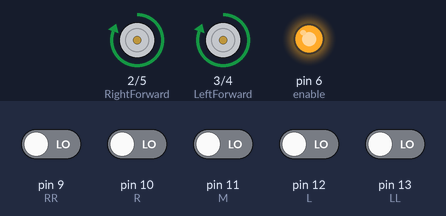
A sketch run on a simulated Arduino Uno, built with avr-gcc and run on an emulated ATmega328P. Parts: motor-driver pin pairs drawn as motors (green arrow = first pin HIGH = forward, orange = second pin HIGH = backward, longer = more drive), output pins drawn as LEDs (lit = HIGH). The inputs (shaded band) are chosen by the test bench; at power-on: pin 9 (RR), pin 10 (R), pin 11 (M), pin 12 (L), pin 13 (LL) LOW.

Above: at 0.1 s.
At 4.05 s:
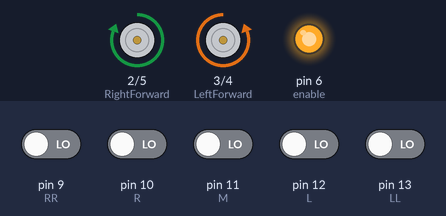
At 5.75 s:
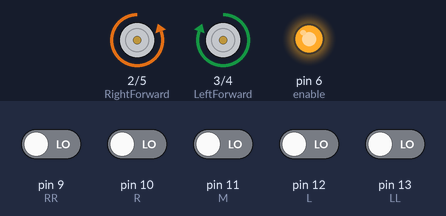
At 8.3 s:
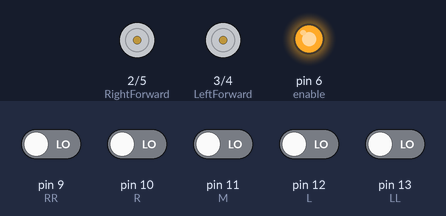
Timing chart, 0 to 9.8 s (numbered marks = the images above):
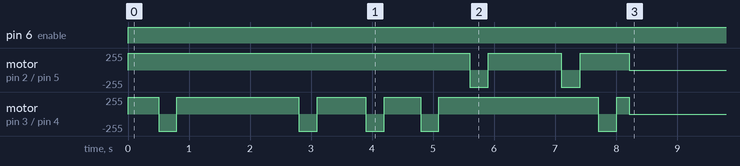

Measured:
- by itself, pin 6 (enable): LOW → HIGH at 0.00 s
- by itself, motor on pin 2 (RightForward) / pin 5 (RightBackward): stopped → forward 255/255 at 0.00 s, → backward 255/255 5.6 s later, → forward 255/255 0.30 s later, → backward 255/255 1.2 s later, … (6 changes in this stretch)
- by itself, motor on pin 3 (LeftForward) / pin 4 (LeftBackward): stopped → forward 255/255 at 0.00 s, → backward 255/255 0.50 s later, → forward 255/255 0.30 s later, → backward 255/255 2.0 s later, … (12 changes in this stretch)

The sketch:

RTM_left.ino
```cpp
// Sensors
int RR = 9;
int R = 10;
int M = 11;
int L = 12;
int LL = 13;
// Variables (sensors)
int Rightmost;
int Right;
int Mid;
int Left;
int Leftmost;
// Mototrs
int RightForward = 2;
int RightBackward = 5;
int LeftForward = 3;
int LeftBackward = 4;
int enable = 6;
// Other variables
int count = 0;
int y;
int junction=0;


void setup()
{
  pinMode(RR, INPUT);
  pinMode(R, INPUT);
  pinMode(M, INPUT);
  pinMode(L, INPUT);
  pinMode(LL, INPUT);
  pinMode(RightForward, OUTPUT);
  pinMode(RightBackward, OUTPUT);
  pinMode(LeftForward, OUTPUT);
  pinMode(LeftBackward, OUTPUT);
}

void loop()
{


  Read();

 if (y<2)
  {
  count++;
  }
 if (count==1)
 {
  junction++;
 }
 if (y>3)
 {
  count=0;
 }

// Start RTM

straight();
 delay(500);
 turnLeftmost();
 delay(300);
 straight();
 delay(2000);
 turnLeftmost();
 delay(300);
 straight();
 delay(800);
 turnLeftmost();
 delay(300);


 ///start Modular


 straight();
 delay(600);
 turnLeftmost();
  delay(290);
 straight();
 delay(510);
  turnRightmost();
  delay(300);
  straight();
  delay(1200);
  turnRightmost();
  delay(310);
  straight();
  delay(300);
  turnLeftmost();
  delay(300);

  straight();
  delay(200);
  Stop();
  delay(100000);
  }


void turnRightmost()
{
  analogWrite(enable, 255);
  digitalWrite(RightForward, LOW);
  digitalWrite(RightBackward, HIGH);

  digitalWrite(LeftForward, HIGH);
  digitalWrite(LeftBackward, LOW);


}

void turnRight()
{
  analogWrite(enable, 255);
  digitalWrite(RightForward, LOW);
  digitalWrite(RightBackward, LOW);

  digitalWrite(LeftForward, HIGH);
  digitalWrite(LeftBackward, LOW);
}

void straight()
{
   analogWrite(enable, 255);
   digitalWrite(RightForward, HIGH);
   digitalWrite(RightBackward, LOW);

   digitalWrite(LeftForward, HIGH);
   digitalWrite(LeftBackward, LOW);

}

void turnLeft()
{
  analogWrite(enable, 255);
  digitalWrite(RightForward, HIGH);
  digitalWrite(RightBackward, LOW);

  digitalWrite(LeftForward, LOW);
  digitalWrite(LeftBackward, LOW);
}

void turnLeftmost()
{
  analogWrite(enable, 255);
  digitalWrite(RightForward, HIGH);
  digitalWrite(RightBackward, LOW);

  digitalWrite(LeftForward, LOW);
  digitalWrite(LeftBackward, HIGH);

}
void Reverse()
{
analogWrite(enable, 255);
  digitalWrite(RightForward, LOW);
  digitalWrite(RightBackward, HIGH);

  digitalWrite(LeftForward, LOW);
  digitalWrite(LeftBackward, HIGH);
}

void Read()
{
  Rightmost = digitalRead(RR);
  Right = digitalRead(R);
  Mid = digitalRead(M);
  Left = digitalRead(L);
  Leftmost = digitalRead(LL);
 y = Rightmost + Right + Mid + Left + Leftmost;

}
void Stop()
{
   digitalWrite(RightForward, LOW);
   digitalWrite(RightBackward, LOW);

   digitalWrite(LeftForward, LOW);
   digitalWrite(LeftBackward, LOW);
}
```
